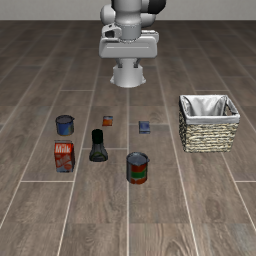
#> input picture embodied-red-teaming/libero-init-frames/libero_object_task-0_img-0_frame0.png, 256 x 256 px, found by its file name
$ python image_perturb.py
#> lines starting #> are read from the running program, lines starting #| are printed output that depends on the picture
#> further down, img is the input picture: PIL image 256x256 RGB; mean R, G, B 111.6, 102, 93.3
#!/usr/bin/env python
# -*- coding: utf-8 -*-

from typing import List, Optional, Union
import io
import math
import os
import random
import warnings
import numpy as np
import cv2
from PIL import Image as PILImage
import skimage as sk
from skimage.filters import gaussian
from scipy.ndimage import zoom as scizoom
from scipy.ndimage import map_coordinates
from wand.image import Image as WandImage
from wand.api import library as wandlibrary
import wand.color as WandColor


FORS_IMAGE_PATH = ["/home/baoshuntong/code/saftyEmbodyAI/embodied-red-teaming/MM_Robustness/image_perturbation/frost1.png",
                                             "/home/baoshuntong/code/saftyEmbodyAI/embodied-red-teaming/MM_Robustness/image_perturbation/frost2.png",
                                             "/home/baoshuntong/code/saftyEmbodyAI/embodied-red-teaming/MM_Robustness/image_perturbation/frost3.png",
                                             "/home/baoshuntong/code/saftyEmbodyAI/embodied-red-teaming/MM_Robustness/image_perturbation/frost4.jpg",
                                             "/home/baoshuntong/code/saftyEmbodyAI/embodied-red-teaming/MM_Robustness/image_perturbation/frost5.jpg",
                                             "/home/baoshuntong/code/saftyEmbodyAI/embodied-red-teaming/MM_Robustness/image_perturbation/frost6.jpg"]


class MotionImage(WandImage):
    def motion_blur(self, radius=0.0, sigma=0.0, angle=0.0):
        wandlibrary.MagickMotionBlurImage(self.wand, radius, sigma, angle)


def _to_numpy_rgb(img: Union[np.ndarray, PILImage.Image]) -> np.ndarray:
    """Accept numpy (RGB/BGR) or PIL, return uint8 RGB ndarray."""
    if isinstance(img, PILImage.Image):
        arr = np.array(img.convert("RGB"))
        return arr
    arr = np.asarray(img)
    if arr.ndim == 2:
        arr = np.stack([arr]*3, axis=-1)
    if arr.shape[-1] == 3:
        # 猜测是否是 BGR（OpenCV 读进来一般是 BGR）
        # 简易启发：若均值在蓝通道显著更高/更低可能为 BGR——这里直接统一按 BGR->RGB 处理更稳
        arr = cv2.cvtColor(arr, cv2.COLOR_BGR2RGB)
    arr = arr.astype(np.uint8)
    return arr


def _ensure_uint8_rgb(arr: np.ndarray) -> np.ndarray:
    arr = np.clip(arr, 0, 255)
    if arr.dtype != np.uint8:
        arr = arr.astype(np.uint8)
    if arr.ndim == 2:
        arr = np.stack([arr]*3, axis=-1)
    return arr


def _disk(radius: int, alias_blur: float = 0.1, dtype=np.float32):
    if radius <= 8:
        L = np.arange(-8, 9)
        ksize = (3, 3)
    else:
        L = np.arange(-radius, radius + 1)
        ksize = (5, 5)
    X, Y = np.meshgrid(L, L)
    aliased = np.array((X**2 + Y**2) <= radius**2, dtype=dtype)
    aliased /= np.sum(aliased)
    return cv2.GaussianBlur(aliased, ksize=ksize, sigmaX=alias_blur)


# [33 lines left out: function _plasma_fractal, not called in this run]


def _clipped_zoom(img, zoom_factor):
    if scizoom is None:
        raise ImportError("scipy.ndimage.zoom 未安装，zoom_blur 等需要它。")
    h, w = img.shape[:2]
    ch = int(np.ceil(h / zoom_factor))
    cw = int(np.ceil(w / zoom_factor))
    top1 = (h - ch) // 2
    top2 = (w - cw) // 2
    out = scizoom(img[top1:top1 + ch, top2:top2 + cw], (zoom_factor, zoom_factor, 1), order=1)
    trim1 = (out.shape[0] - h) // 2
    trim2 = (out.shape[1] - w) // 2
    return out[trim1:trim1 + h, trim2:trim2 + w]


# [17 lines left out: functions _motion_blur_cv, _jpeg_compress, not called in this run]


class ImagePerturber:
    """
    通用图像扰动器（不做 I/O）：
      methods: 'gaussian_noise','shot_noise','impulse_noise','speckle_noise',
               'gaussian_blur','defocus_blur','glass_blur','zoom_blur',
               'motion_blur','fog','frost','snow','spatter',
               'contrast','brightness','saturate','pixelate',
               'elastic_transform','jpeg_compression'
    """

    def __init__(
        self,
        method: str,
        severity: int = 3,
        frost_assets: Optional[List[str]] = None,  # ['frost1.png', ...]
        seed: int = 1234
    ):
        self.method = method
        self.severity = int(np.clip(severity, 1, 5))
        self.frost_assets = frost_assets
        random.seed(seed)
        np.random.seed(seed)

        # 参数表（与你原脚本保持一致）
        self._c_gauss_noise  = [.08, .12, 0.18, 0.26, 0.38]
        self._c_shot_noise   = [60, 25, 12, 5, 3]
        self._c_impulse      = [.03, .06, .09, 0.17, 0.27]
        self._c_speckle      = [.15, .2, 0.35, 0.45, 0.6]
        self._c_gauss_blur   = [1, 2, 3, 4, 6]
        self._c_defocus      = [(3, 0.1), (4, 0.5), (6, 0.5), (8, 0.5), (10, 0.5)]
        self._c_zoom         = [np.arange(1, 1.11, 0.01),
                                np.arange(1, 1.16, 0.01),
                                np.arange(1, 1.21, 0.02),
                                np.arange(1, 1.26, 0.02),
                                np.arange(1, 1.33, 0.03)]
        self._c_fog          = [(1.5, 2), (2, 2), (2.5, 1.7), (2.5, 1.5), (3, 1.4)]
        self._c_snow         = [(0.1, 0.3, 3, 0.5, 10, 4, 0.8),
                                (0.2, 0.3, 2, 0.5, 12, 4, 0.7),
                                (0.55, 0.3, 4, 0.9, 12, 8, 0.7),
                                (0.55, 0.3, 4.5, 0.85, 12, 8, 0.65),
                                (0.55, 0.3, 2.5, 0.85, 12, 12, 0.55)]
        self._c_spatter      = [(0.65, 0.3, 4, 0.69, 0.6, 0),
                                (0.65, 0.3, 3, 0.68, 0.6, 0),
                                (0.65, 0.3, 2, 0.68, 0.5, 0),
                                (0.65, 0.3, 1, 0.65, 1.5, 1),
                                (0.67, 0.4, 1, 0.65, 1.5, 1)]
        self._c_contrast     = [0.4, .3, .2, .1, .05]
        self._c_brightness   = [.1, .2, .3, .4, .5]
        self._c_saturate     = [(0.3, 0), (0.1, 0), (2, 0), (5, 0.1), (20, 0.2)]
        self._c_pixelate     = [0.6, 0.5, 0.4, 0.3, 0.25]
        self._c_elastic      = [(244*2, 244*0.7, 244*0.1),
                                (244*2, 244*0.08, 244*0.2),
                                (244*0.05, 244*0.01, 244*0.02),
                                (244*0.07, 244*0.01, 244*0.02),
                                (244*0.12, 244*0.01, 244*0.02)]
        self._c_glass        = [(0.7, 1, 2), (0.9, 2, 1), (1, 2, 3), (1.1, 3, 2), (1.5, 4, 2)]
        self._c_motion       = [(10, 3), (15, 5), (15, 8), (15, 12), (20, 15)]  # (radius,length≈sigma)

    # =================== Public API ===================
    def apply(self, image: Union[np.ndarray, PILImage.Image]) -> np.ndarray:
        img = _to_numpy_rgb(image).astype(np.float32)
#> img: shape (256, 256, 3) float32
        method = self.method.lower()
        if   method == 'gaussian_noise':    out = self._gaussian_noise(img)
        elif method == 'shot_noise':        out = self._shot_noise(img)
        elif method == 'impulse_noise':     out = self._impulse_noise(img)
        elif method == 'speckle_noise':     out = self._speckle_noise(img)
        elif method == 'gaussian_blur':     out = self._gaussian_blur(img)
        elif method == 'defocus_blur':      out = self._defocus_blur(img)
        elif method == 'zoom_blur':         out = self._zoom_blur(img)
        elif method == 'fog':               out = self._fog(img)
        elif method == 'glass_blur':        out = self._glass_blur(img)
        elif method == 'motion_blur':       out = self._motion_blur(img)
        elif method == 'jpeg_compression':  out = self._jpeg_compression(img)
        elif method == 'frost':             out = self._frost(img)
        elif method == 'snow':              out = self._snow(img)
        elif method == 'spatter':           out = self._spatter(img)
        elif method == 'contrast':          out = self._contrast(img)
        elif method == 'brightness':        out = self._brightness(img)
        elif method == 'saturate':          out = self._saturate(img)
        elif method == 'pixelate':          out = self._pixelate(img)
        elif method == 'elastic_transform': out = self._elastic_transform(img)
        else:
            raise ValueError(f"Unknown method: {self.method}")
        return _ensure_uint8_rgb(out)

    # =================== Corruptions ===================
    def _gaussian_noise(self, x):
        c = self._c_gauss_noise[self.severity-1]
        x = x / 255.
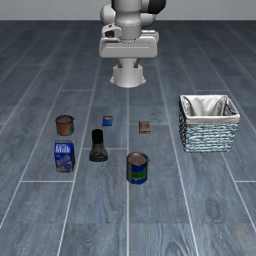
#> x: shape (256, 256, 3) float32; mean of channels 0, 1, 2 0.438, 0.4, 0.366; drawn as B, G, R
        return np.clip(x + np.random.normal(size=x.shape, scale=c), 0, 1) * 255
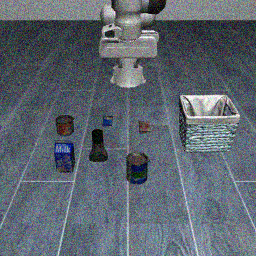
#> returned value: shape (256, 256, 3) float64; mean of channels 0, 1, 2 111.6, 102, 93.4; drawn as B, G, R

    def _shot_noise(self, x):
        c = self._c_shot_noise[self.severity-1]
        x = x / 255.
        return np.clip(np.random.poisson(x * c) / c, 0, 1) * 255

    def _impulse_noise(self, x):
        if sk is None:
            raise ImportError("需要 scikit-image 才能使用 impulse_noise")
        c = self._c_impulse[self.severity-1]
        x = sk.util.random_noise(x / 255., mode='s&p', amount=c)
        return np.clip(x, 0, 1) * 255

    def _speckle_noise(self, x):
        c = self._c_speckle[self.severity-1]
        x = x / 255.
        return np.clip(x + x * np.random.normal(size=x.shape, scale=c), 0, 1) * 255

    def _gaussian_blur(self, x):
        if gaussian is None:
            raise ImportError("需要 scikit-image 才能使用 gaussian_blur")
        c = self._c_gauss_blur[self.severity-1]
        x = gaussian(x / 255., sigma=c)
        return np.clip(x, 0, 1) * 255

    def _defocus_blur(self, x):
        c = self._c_defocus[self.severity-1]
        kernel = _disk(radius=c[0], alias_blur=c[1])
        out = np.stack([cv2.filter2D((x/255.)[:, :, d], -1, kernel) for d in range(3)], axis=-1)
        return np.clip(out, 0, 1) * 255

    def _zoom_blur(self, x):
        if scizoom is None:
            raise ImportError("需要 scipy.ndimage 才能使用 zoom_blur")
        c = self._c_zoom[self.severity-1]
        base = (x / 255.).astype(np.float32)
        acc = np.zeros_like(base)
        for z in c:
            acc += _clipped_zoom(base, z)
        out = (base + acc) / (len(c) + 1)
        return np.clip(out, 0, 1) * 255

    # [8 lines left out: function _fog, not called in this run]

    def _glass_blur(self, x):
        if gaussian is None:
            raise ImportError("需要 scikit-image 才能使用 glass_blur")
        h, w = x.shape[:2]
        c = self._c_glass[self.severity-1]  # (sigma, max_delta, iters)
        y = np.uint8(gaussian(x / 255., sigma=c[0]) * 255)
        for _ in range(c[2]):
            for i in range(c[1], h - c[1]):
                for j in range(c[1], w - c[1]):
                    dx, dy = np.random.randint(-c[1], c[1]+1, size=(2,))
                    ii, jj = i + dy, j + dx
                    y[i, j], y[ii, jj] = y[ii, jj], y[i, j]
        out = gaussian(y / 255., sigma=c[0])
        return np.clip(out, 0, 1) * 255
    def _motion_blur(self, x):
        length, sigma = self._c_motion[self.severity-1]
        angle = float(np.random.uniform(-45, 45))

        # 把原图送进 wand
        pil = PILImage.fromarray(_ensure_uint8_rgb(x))
        buf = io.BytesIO(); pil.save(buf, format='PNG'); buf.seek(0)
        with MotionImage(blob=buf.getvalue()) as wimg:
            wimg.motion_blur(radius=length, sigma=sigma, angle=angle)
            png = wimg.make_blob(format='PNG')

        # 解码回 numpy（RGB）
        arr = np.frombuffer(png, np.uint8)
        bl_bgr = cv2.imdecode(arr, cv2.IMREAD_COLOR)
        bl_rgb = cv2.cvtColor(bl_bgr, cv2.COLOR_BGR2RGB)
        return bl_rgb
        # else:
        #     return _motion_blur_cv(x.astype(np.uint8), degree=max(3, int(length)), angle=angle)

    def _jpeg_compression(self, x):
        q = {1: 35, 2: 30, 3: 25, 4: 20, 5: 15}[self.severity]
        return _jpeg_compress(_ensure_uint8_rgb(x), q)

    # [130 lines left out: functions _frost, _snow, _spatter, _contrast, _brightness, _saturate and 2 more, not called in this run]


# -------- 便捷函数式 API --------
def perturb_image(
    image: Union[np.ndarray, PILImage.Image],
    method: str,
    severity: int = 3,
    frost_assets: Optional[List[str]] = None,
    seed: int = 1234
) -> np.ndarray:
    """
    一次性调用：把 image 以指定 method/severity 扰动后返回（RGB uint8）。
    用法：
        out = perturb_image(img, method='gaussian_noise', severity=3)
        out = perturb_image(img, method='frost', severity=4, frost_assets=['frost1.png','frost2.png'])
    """


    return ImagePerturber(method=method, severity=severity, frost_assets=FORS_IMAGE_PATH, seed=seed).apply(image)


if __name__ == "__main__":
    import matplotlib.pyplot as plt

    img_path = "libero-init-frames/libero_object_task-0_img-0_frame0.png"  # 替换为你的测试图片路径
    img = PILImage.open(img_path).convert("RGB")

    methods = [
        'gaussian_noise','shot_noise','impulse_noise','speckle_noise',
        'gaussian_blur','defocus_blur','glass_blur','zoom_blur',
        'motion_blur','fog','frost','snow','spatter',
        'contrast','brightness','saturate','pixelate',
        'elastic_transform','jpeg_compression'
    ]

    plt.figure(figsize=(15, 8))
    plt.subplot(3, 7, 1)
    plt.imshow(img)
    plt.title("Original")
    plt.axis('off')

    for i, method in enumerate(methods):
#> (the run stopped early here; a loop or call above may not have finished)
